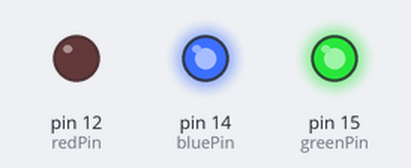
Recording of a sketch running on a simulated Arduino Uno, built with avr-gcc and run on an emulated ATmega328P. Shown: output pins drawn as LEDs (lit = HIGH).

Above: at 0.1 s.
Timing chart, 0 to 1.6 s (numbered marks = the images above):
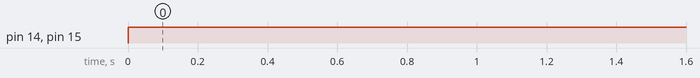

Measured:
- by itself, pin 14 (bluePin), pin 15 (greenPin): LOW → HIGH at 0.00 s

The sketch:

testLED.ino
```cpp
int redPin =  12;
int greenPin =  15;
int bluePin =  14;

// The setup() method runs once, when the sketch starts

void setup()   {
  // initialize the digitals pin as an outputs
  pinMode(redPin, OUTPUT);
  pinMode(greenPin, OUTPUT);
  pinMode(bluePin, OUTPUT);
}

// the loop() method runs over and over again,

void loop()
{
//  digitalWrite(redPin, HIGH);
//  delay(500);
  digitalWrite(greenPin, HIGH);
//  delay(500);
  digitalWrite(bluePin, HIGH);
//  delay(500);
//  digitalWrite(redPin, LOW);
//  delay(500);
//  digitalWrite(greenPin, LOW);
//  delay(500);
//  digitalWrite(bluePin, LOW);
//  delay(500);
}
```
